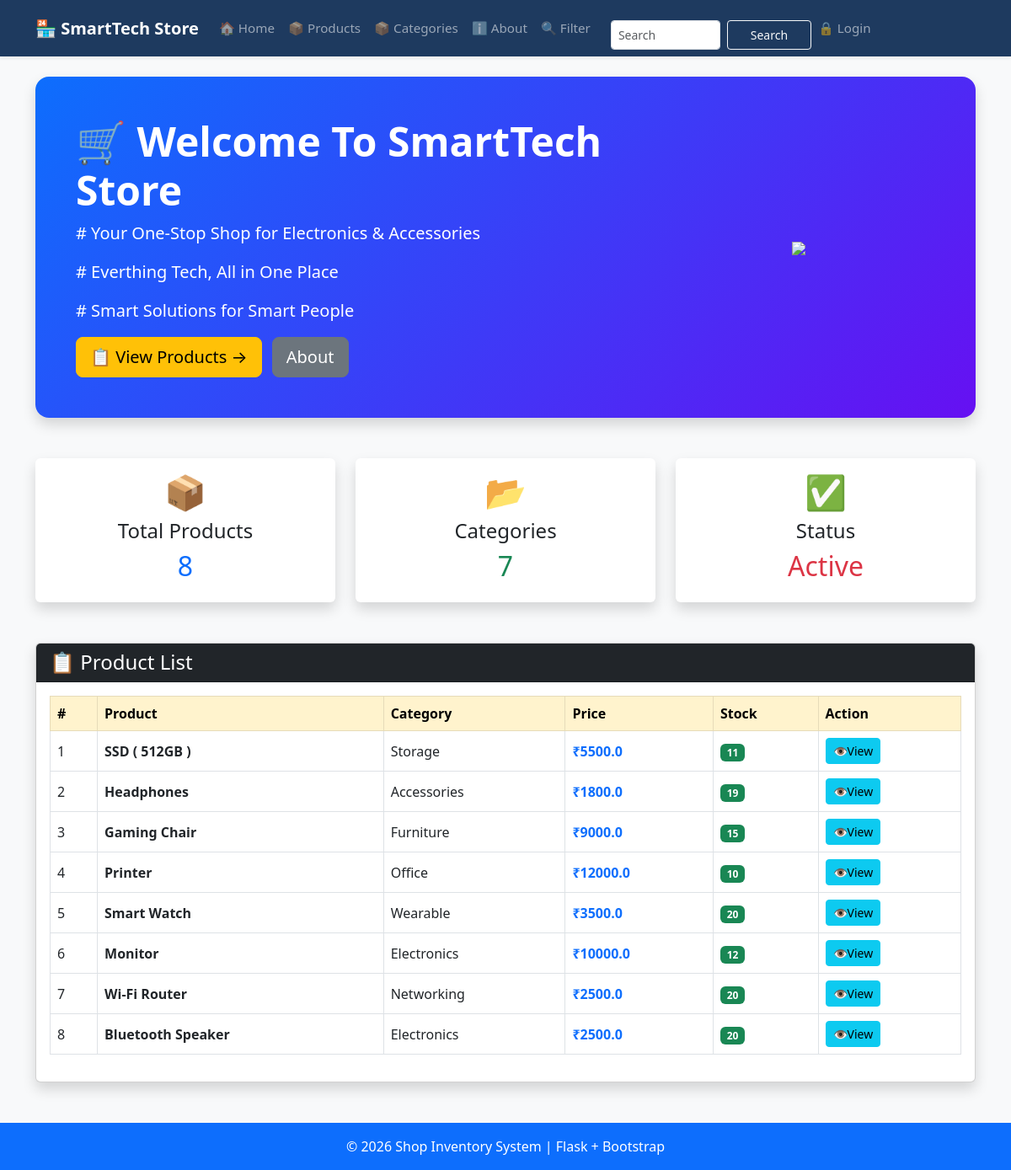
Before: / with the older database file.
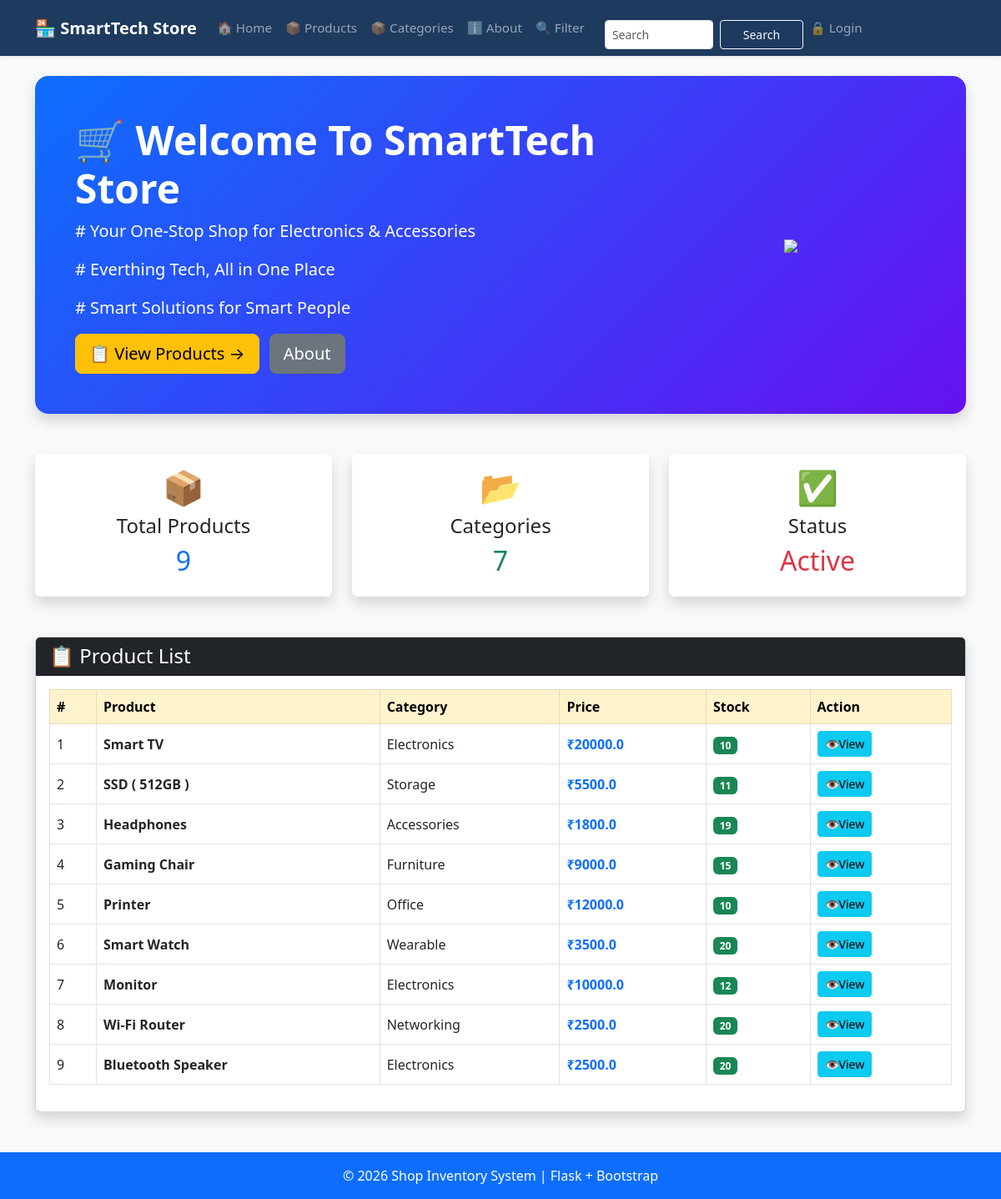
After: the same page with the newer database file.
### tables this page shows
CREATE TABLE products (
                    id INTEGER PRIMARY KEY AUTOINCREMENT,
                    name TEXT NOT NULL,
                    category TEXT NOT NULL,
                    price REAL NOT NULL,
                    stock INTEGER NOT NULL
                 );

### app.py (the view)
@app.route("/")
def home():
    conn = get_db()
    products = conn.execute('SELECT * FROM products ORDER BY id DESC').fetchall()
    total = conn.execute('SELECT COUNT(*) FROM products').fetchone()[0]
    return render_template("home.html", products=products, total=total)

### database.py (called while the page is built)
def get_db():
    conn = sqlite3.connect(DB_PATH)
    conn.row_factory = sqlite3.Row # To access columns by name
    return conn

### templates/home.html (shortened to what this page needs)
{% extends "base.html" %}
{% block content %}
<div class="p-5 mb-5 rounded-4 text-white shadow"
     style="background: linear-gradient(135deg,#0d6efd,#6610f2);">
    <div class="row align-items-center">
        <div class="col-md-8">
            <h1 class="display-5 fw-bold">
                🛒 Welcome To SmartTech Store
            </h1>
            <p class="lead">
              #  Your One-Stop Shop for Electronics & Accessories
            </p>
            <p class="lead">
              #  Everthing Tech, All in One Place
            </p>
            <p class="lead">
              #  Smart Solutions for Smart People
            </p>
            <a href="{{ url_for('product') }}" class="btn btn-warning btn-lg me-2">
                📋 View Products →
            </a>
            <a href="{{ url_for('about') }}" class="btn btn-secondary btn-lg me-2">
                About
            </a>
        </div>
        <div class="col-md-4 text-center">
            <img src="https://cdn-icons-png.flaticon.com/512/3082/3082028.png"
                 width="220"
                 class="img-fluid">
        </div>
    </div>
</div>
<div class="row g-4 mb-5">
    <div class="col-md-4">
        <div class="card border-0 shadow text-center h-100">
            <div class="card-body">
                <h1>📦</h1>
                <h4>Total Products</h4>
                <h2 class="text-primary">{{ total }}</h2>
            </div>
        </div>
    </div>
    <div class="col-md-4">
        <div class="card border-0 shadow text-center h-100">
            <div class="card-body">
                <h1>📂</h1>
                <h4>Categories</h4>
                <h2 class="text-success">
                    {{ products|map(attribute='category')|unique|list|length }}
                </h2>
            </div>
        </div>
    </div>
    <div class="col-md-4">
        <div class="card border-0 shadow text-center h-100">
            <div class="card-body">
                <h1>✅</h1>
                <h4>Status</h4>
                <h2 class="text-danger">Active</h2>
            </div>
        </div>
    </div>
</div>
<div class="card shadow">
    <div class="card-header bg-dark text-white">
        <h4 class="mb-0">📋 Product List</h4>
    </div>
    <div class="card-body">
        <div class="table-responsive">
            <table class="table table-hover table-bordered align-middle">
                <thead class="table-warning">
                    <tr>
                        <th>#</th>
                        <th>Product</th>
                        <th>Category</th>
                        <th>Price</th>
                        <th>Stock</th>
                        <th>Action</th>
                    </tr>
                </thead>
                <tbody>
                {% for product in products %}
                    <tr>
                        <td>{{ loop.index }}</td>
                        <td>
                            <strong>{{ product.name }}</strong>
                        </td>
                        <td>{{ product.category }}</td>
                        <td class="text-primary fw-bold">
                            ₹{{ product.price }}
                        </td>
                        <td>
                            <span class="badge bg-success">
                              {{ product.stock }}
                            </span>
                        </td>
                        <td>
                            <a href="{{ url_for('product_detail', id=product.id) }}"
                               class="btn btn-info btn-sm">
                                👁️View
                            </a>
                        </td>
                    </tr>
                {% else %}
                    <tr>
                        <td colspan="6" class="text-center text-danger">
                            No Products Available
                        </td>
                    </tr>
                {% endfor %}
                </tbody>
            </table>
        </div>
    </div>
</div>
{% endblock %}

Changed rows visible on the page:
added products: name "Smart TV", category "Electronics", price "20000.0", stock "10"
Other visible differences:
{{ total }}: "8" → "9"
